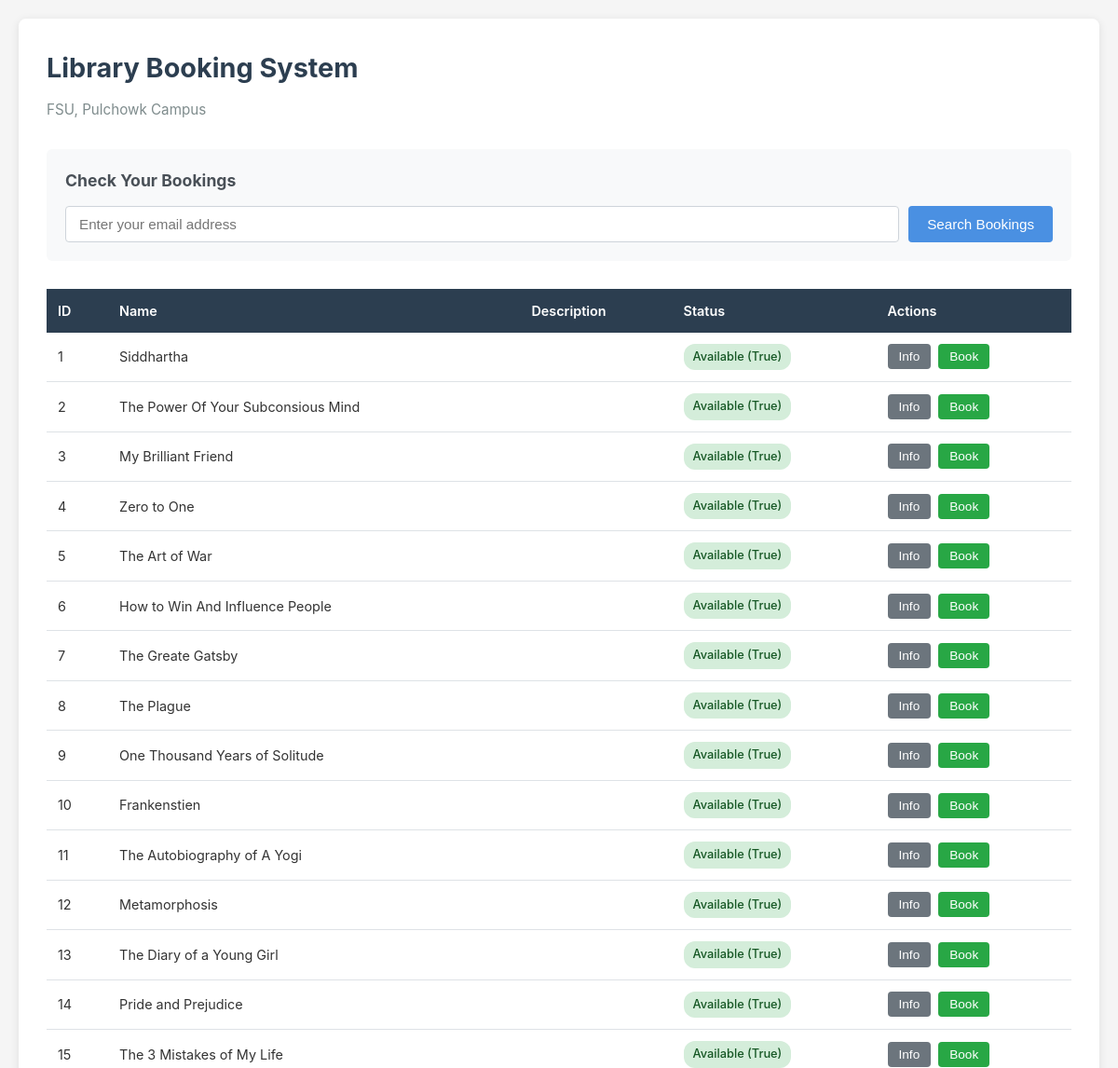
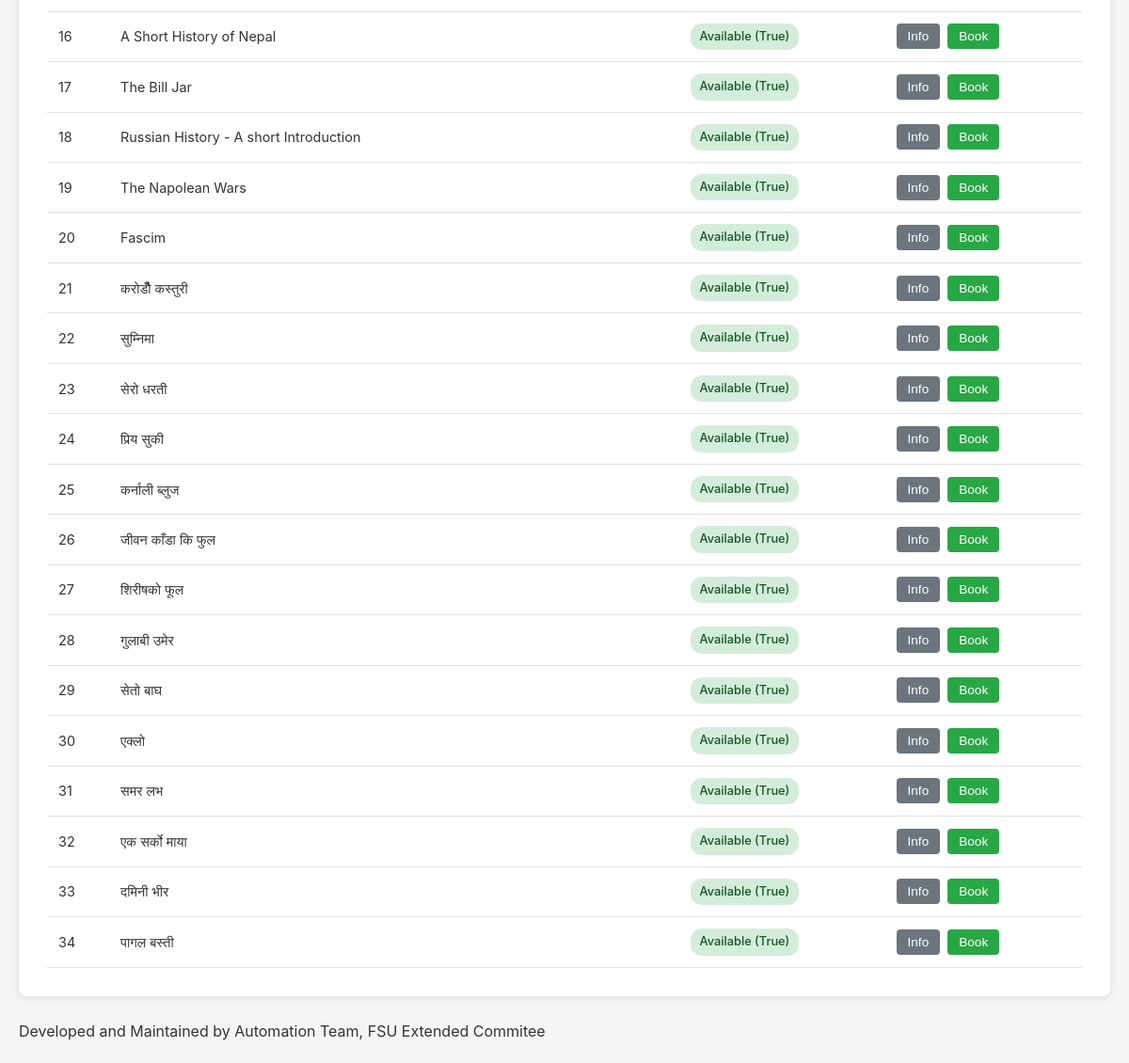
The page /library on the database its author committed (2 pictures, top to bottom).
### models.py (models this page shows)
class Item(Base):
    __tablename__ = "items"
    id = Column(Integer, primary_key=True)
    name = Column(String, nullable=False)
    description = Column(String)
    image_path = Column(String, nullable=True)
    available = Column(Boolean, default=True)
    hold_time = Column(Integer, default=3)  # Max-days before return must be done
    occupy_time = Column(Integer, default=15) # Max-days after booking item must be taken
    bookings = relationship("Booking", back_populates="item")

### app.py (the view)
@app.route("/")
@app.route("/library/")
@app.route("/library")
def home():
    db = get_db()
    items = get_all_items(db)
    db.close()
    return render_template("index.html", items=items)

### app.py (called while the page is built)
def get_db():
    return SessionLocal()

### models.py (called while the page is built)
def get_all_items(db):
    return db.query(Item).all()

### templates/index.html (shortened to what this page needs)
<!DOCTYPE html>
<html lang="en">
<head>
</head>
<body>
    <div class="container">
        <h1>Library Booking System</h1>
        <p class="subtitle">FSU, Pulchowk Campus</p>
        <div class="search-section">
            <h2>Check Your Bookings</h2>
            <form action="/library/user-bookings" method="post" class="search-form">
                <input type="email" name="email" placeholder="Enter your email address" required>
                <button type="submit" class="btn">Search Bookings</button>
            </form>
        </div>
        <div class="table-wrapper">
            <table>
                <thead>
                    <tr>
                        <th>ID</th>
                        <th>Name</th>
                        <th>Description</th>
                        <th>Status</th>
                        <th>Actions</th>
                    </tr>
                </thead>
                <tbody>
                    {% for item in items %}
                        <tr>
                            <td>{{ item.id }}</td>
                            <td>{{ item.name }}</td>
                            <td>{{ item.description }}</td>
                            <td>
                                {% if item.available > 0 %}
                                    <span class="status-badge status-available">Available ({{ item.available }})</span>
                                {% else %}
                                    <span class="status-badge status-unavailable">Unavailable</span>
                                {% endif %}
                            </td>
                            <td>
                                <div class="action-buttons">
                                    <button onclick="showInfo({{ item.id }})" class="btn btn-info">Info</button>
                                    <button onclick="bookItem({{ item.id }})" class="btn btn-book" {% if item.available < 1 %}disabled{% endif %}>Book</button>
                                </div>
                            </td>
                        </tr>
                    {% endfor %}
                </tbody>
            </table>
        </div>
    </div>
</body>
<br>
<p >Developed and Maintained by Automation Team, FSU Extended Commitee</p>
</html>

### templates/index.html (style rules this page uses)
* { margin: 0; padding: 0; box-sizing: border-box; }
body { font-family: -apple-system, BlinkMacSystemFont, 'Segoe UI', Roboto, Oxygen, Ubuntu, Cantarell, sans-serif; background: #f5f5f5; color: #333; line-height: 1.6; padding: 20px; }
.container { max-width: 1200px; margin: 0 auto; background: white; padding: 30px; border-radius: 8px; box-shadow: 0 2px 10px rgba(0,0,0,0.1); }
h1 { color: #2c3e50; margin-bottom: 10px; font-size: 1.8rem; }
.subtitle { color: #7f8c8d; margin-bottom: 30px; font-size: 0.95rem; }
.search-section { background: #f8f9fa; padding: 20px; border-radius: 6px; margin-bottom: 30px; }
.search-section h2 { font-size: 1.1rem; margin-bottom: 12px; color: #495057; }
.search-form { display: flex; gap: 10px; flex-wrap: wrap; }
.search-form input { flex: 1; min-width: 200px; padding: 10px 14px; border: 1px solid #ced4da; border-radius: 4px; font-size: 0.95rem; }
.btn { padding: 10px 20px; background: #4a90e2; color: white; border: none; border-radius: 4px; cursor: pointer; font-size: 0.95rem; font-weight: 500; transition: background 0.2s; }
.btn-info { background: #6c757d; padding: 6px 12px; font-size: 0.85rem; }
.btn-book { background: #28a745; padding: 6px 12px; font-size: 0.85rem; }
.table-wrapper { overflow-x: auto; margin-top: 20px; }
table { width: 100%; border-collapse: collapse; font-size: 0.9rem; }
th { background: #2c3e50; color: white; padding: 12px; text-align: left; font-weight: 600; }
td { padding: 12px; border-bottom: 1px solid #dee2e6; }
.status-badge { display: inline-block; padding: 4px 10px; border-radius: 12px; font-size: 0.8rem; font-weight: 500; }
.status-available { background: #d4edda; color: #155724; }
.action-buttons { display: flex; gap: 8px; }

### rows shown on the page
Item: id "1", name "Siddhartha", available "True"
Item: id "2", name "The Power Of Your Subconsious Mind", available "True"
Item: id "3", name "My Brilliant Friend", available "True"
Item: id "4", name "Zero to One", available "True"
Item: id "5", name "The Art of War", available "True"
Item: id "6", name "How to Win And Influence People", available "True"
Item: id "7", name "The Greate Gatsby", available "True"
Item: id "8", name "The Plague", available "True"
Item: id "9", name "One Thousand Years of Solitude", available "True"
Item: id "10", name "Frankenstien", available "True"
Item: id "11", name "The Autobiography of A Yogi", available "True"
Item: id "12", name "Metamorphosis", available "True"
Item: id "13", name "The Diary of a Young Girl", available "True"
Item: id "14", name "Pride and Prejudice", available "True"
Item: id "15", name "The 3 Mistakes of My Life", available "True"
Item: id "16", name "A Short History of Nepal", available "True"
Item: id "17", name "The Bill Jar", available "True"
Item: id "18", name "Russian History - A short Introduction", available "True"
Item: id "19", name "The Napolean Wars", available "True"
Item: id "20", name "Fascim", available "True"
Item: id "21", name "करोडौँ कस्तुरी", available "True"
Item: id "22", name "सुम्निमा", available "True"
Item: id "23", name "सेरो धरती", available "True"
Item: id "24", name "प्रिय सुकी", available "True"
Item: id "25", name "कर्नाली ब्लुज", available "True"
Item: id "26", name "जीवन काँडा कि फुल", available "True"
Item: id "27", name "शिरीषको फूल", available "True"
Item: id "28", name "गुलाबी उमेर", available "True"
Item: id "29", name "सेतो बाघ", available "True"
Item: id "30", name "एक्लो", available "True"
Item: id "31", name "समर लभ", available "True"
Item: id "32", name "एक सर्को माया", available "True"
Item: id "33", name "दमिनी भीर", available "True"
Item: id "34", name "पागल बस्ती", available "True"
